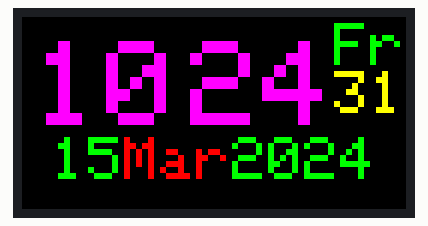
The sketch below on a simulated Arduino Mega 2560, built with avr-gcc and run on an emulated ATmega2560. On the bench: 64×32 colour display. The local clock reads 2024-03-15 10:24:30 at power-on unless the sketch sets it.

Above: at 1.2 s.
At 6.1 s:
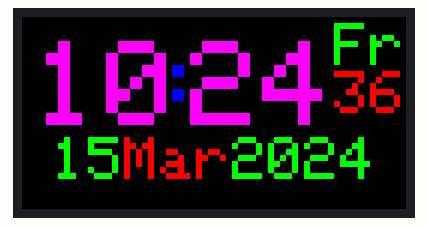
At 11.1 s:
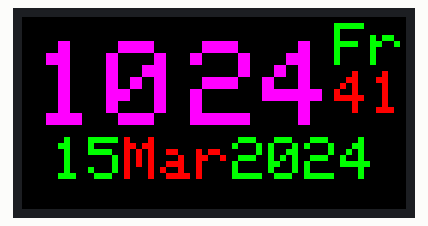
At 20.1 s:
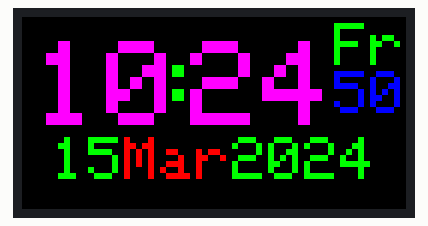
At 29.1 s:
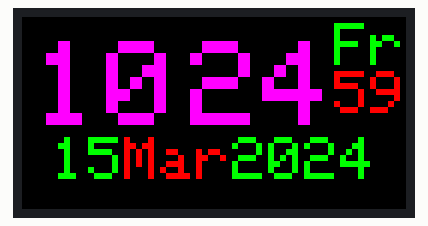
At 39.1 s:
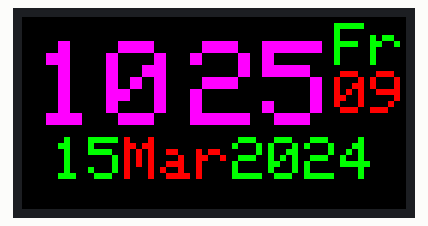

Measured:
- what the display in image 0 shows lasts 0.9 s, from 1.1 s to 2.0 s
- what the display in image 1 shows lasts 1.0 s, from 6.0 s to 7.0 s

The sketch:

clock.ino
```cpp
#include <Adafruit_GFX.h>   // Core graphics library
#include <RGBmatrixPanel.h> // Hardware-specific library
#include <MD_DS1307.h>
#include <Wire.h>
#define CLK 11 // USE THIS ON ARDUINO MEGA
#define OE   9
#define LAT 10
#define A   A0
#define B   A1
#define C   A2
#define D   A3

RGBmatrixPanel matrix(A, B, C, D, CLK, LAT, OE, false, 64);
// Global variables
#define MAX_MESG  4
#define MAX_MES  20
unsigned int NewRTCh = 24;
unsigned int NewRTCm = 60;
unsigned int NewRTCs = 60;
char szTime[12];    // mm:ss\0
char szMesg[MAX_MESG+1] = "";
char szDate[MAX_MES+1] = "";
char *mon2str(uint8_t mon, char *psz, uint8_t len)
// Get a label from PROGMEM into a char array
{
  static const char str[][4] PROGMEM =
  {
    "Jan", "Feb", "Mar", "Apr", "May", "Jun",
    "Jul", "Aug", "Sep", "Oct", "Nov", "Dec"
  };

  *psz = '\0';
  mon--;
  if (mon < 12)
  {
    strncpy_P(psz, str[mon], len);
    psz[len] = '\0';
  }

  return(psz);
}

char *dow2str(uint8_t code, char *psz, uint8_t len)
{
  static const char str[][10] PROGMEM =
  {
    "Su", "Mo", "Tu", "We",
    "Th", "Fr", "Sa"
  };

  *psz = '\0';
  code--;
  if (code < 7)
  {
    strncpy_P(psz, str[code], len);
    psz[len] = '\0';
  }

  return(psz);
}
void getTime(char *psz, bool f = true)
// Code for reading clock time
{

  RTC.readTime();
    if (NewRTCh != RTC.h)
  {
  sprintf(psz, "%02d", RTC.h);
  matrix.setCursor(2, 4);
  matrix.setTextSize(2);
    matrix.setTextColor(matrix.Color333(7, 0, 7));
  matrix.fillRect(2, 4, 64, 14, matrix.Color333(0, 0, 0));
    matrix.print(szTime);
  sprintf(psz, "%02d", RTC.m);
  matrix.setCursor(28, 4);
    matrix.setTextColor(matrix.Color333(7, 0, 7));
  matrix.fillRect(25, 4, 25, 14, matrix.Color333(0, 0, 0));
    matrix.print(szTime);
  matrix.setCursor(21, 4);
  matrix.setTextColor(matrix.Color333(7, 0, 0));
  matrix.fillRect(25, 8, 2, 6, matrix.Color333(0, 0, 0));
    matrix.print(f ? ':' : ' ');
  matrix.setCursor(52, 9);
  matrix.setTextSize(1);
  matrix.setTextColor(matrix.Color333(7, 7, 0));
  matrix.fillRect(52, 9, 11, 7, matrix.Color333(0, 0, 0));
  sprintf(psz, "%02d", RTC.s);
    matrix.print(szTime);
        getDate(szDate);
  matrix.setCursor(5, 20);
  matrix.fillRect(5, 20, 54, 8, matrix.Color333(0, 0, 0));
  uint8_t y = 0;
  for (y=0; y<10; y++) {
    matrix.setTextColor(Wheel(y));
    matrix.print(szDate[y]);
    }
        getDay(szMesg);
  matrix.setTextSize(1);
  matrix.setCursor(52, 1);
  matrix.setTextColor(matrix.Color333(0, 7, 0));
  matrix.fillRect(52, 1, 11, 7, matrix.Color333(0, 0, 0));
    matrix.print(szMesg);
      NewRTCh=RTC.h;
    }
    else if (NewRTCm != RTC.m)
  {
  sprintf(psz, "%02d", RTC.m);
  matrix.setCursor(28, 4);
  matrix.setTextSize(2);
    matrix.setTextColor(matrix.Color333(7, 0, 7));
  matrix.fillRect(25, 4, 25, 14, matrix.Color333(0, 0, 0));
    matrix.print(szTime);
  matrix.setCursor(21, 4);
  matrix.setTextColor(matrix.Color333(0, 0, 7));
  matrix.fillRect(25, 8, 2, 6, matrix.Color333(0, 0, 0));
    matrix.print(f ? ':' : ' ');
  matrix.setCursor(52, 9);
  matrix.setTextSize(1);
  matrix.setTextColor(matrix.Color333(0, 7, 7));
  sprintf(psz, "%02d", RTC.s);
  matrix.fillRect(52, 9, 11, 7, matrix.Color333(0, 0, 0));
    matrix.print(szTime);
      NewRTCm=RTC.m;
    }
    else if (NewRTCs != RTC.s/10)
  {
  matrix.setCursor(21, 4);
  matrix.setTextSize(2);
  matrix.setTextColor(matrix.Color333(0, 7, 0));
  matrix.fillRect(25, 8, 2, 6, matrix.Color333(0, 0, 0));
    matrix.print(f ? ':' : ' ');
  matrix.setCursor(52, 9);
  matrix.setTextSize(1);
  matrix.setTextColor(matrix.Color333(0, 0, 7));
  sprintf(psz, "%02d", RTC.s);
  matrix.fillRect(52, 9, 11, 7, matrix.Color333(0, 0, 0));
    matrix.print(szTime);
      NewRTCs=RTC.s/10;
    }
    else
  {
  matrix.setCursor(21, 4);
  matrix.setTextSize(2);
  matrix.setTextColor(matrix.Color333(0, 0, 7));
  matrix.fillRect(25, 8, 2, 6, matrix.Color333(0, 0, 0));
    matrix.print(f ? ':' : ' ');
  matrix.setCursor(52, 9);
  matrix.setTextSize(1);
  matrix.setTextColor(matrix.Color333(7, 0, 0));
  sprintf(psz, "%02d", RTC.s);
  matrix.fillRect(58, 9, 5, 7, matrix.Color333(0, 0, 0));
    matrix.print(szTime);
    }
  }
void getDate(char *psz)
// Code for reading date
{
  char  szBuf[10];
  sprintf(psz, "%02d%s%04d", RTC.dd, mon2str(RTC.mm, szBuf, sizeof(szBuf)-1), RTC.yyyy);
}
void getDay(char *psz)
// Code for reading day date
{
  dow2str(RTC.dow, szMesg, MAX_MESG);
}

void setup() {

  matrix.begin();
  matrix.setTextWrap(false);
  RTC.control(DS1307_CLOCK_HALT, DS1307_OFF);
  RTC.control(DS1307_12H, DS1307_OFF);
}

void loop() {
  static uint32_t lastime = 0; // millis() memory
  static bool flasher = false;  // seconds passing flasher
  if (millis() - lastime >= 1000)

   {
    lastime = millis();
    getTime(szTime, flasher);
    flasher = !flasher;
  }

}


// Input a value 0 to 24 to get a color value.
// The colours are a transition r - g - b - back to r.
uint16_t Wheel(byte WheelPos) {
  if(WheelPos < 2) {
   return matrix.Color333(0, 7, 0);
  } else if(WheelPos < 5) {
   WheelPos -= 2;
   return matrix.Color333(7 , 0, 0);
  } else {
   WheelPos -= 5;
   return matrix.Color333(0, 7, 0);
  }
}
```
